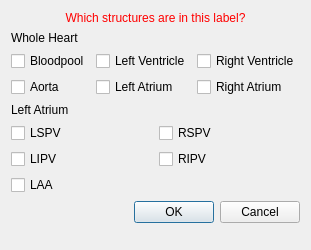
<?xml version="1.0" encoding="UTF-8"?>
<ui version="4.0">
 <class>FourChamberViewIdentifyLabels</class>
 <widget class="QWidget" name="FourChamberViewIdentifyLabels">
  <property name="geometry">
   <rect>
    <x>0</x>
    <y>0</y>
    <width>291</width>
    <height>250</height>
   </rect>
  </property>
  <property name="sizePolicy">
   <sizepolicy hsizetype="Preferred" vsizetype="Minimum">
    <horstretch>0</horstretch>
    <verstretch>0</verstretch>
   </sizepolicy>
  </property>
  <property name="minimumSize">
   <size>
    <width>0</width>
    <height>196</height>
   </size>
  </property>
  <property name="maximumSize">
   <size>
    <width>16777215</width>
    <height>250</height>
   </size>
  </property>
  <property name="windowTitle">
   <string>Set Values</string>
  </property>
  <layout class="QVBoxLayout" name="verticalLayout">
   <item>
    <widget class="QLabel" name="titleLabel">
     <property name="styleSheet">
      <string notr="true">QLabel { color: rgb(255, 0, 0) }</string>
     </property>
     <property name="text">
      <string>Which structures are in this label?</string>
     </property>
     <property name="alignment">
      <set>Qt::AlignCenter</set>
     </property>
    </widget>
   </item>
   <item>
    <layout class="QGridLayout" name="gridLayout">
     <item row="2" column="1">
      <widget class="QCheckBox" name="check_la">
       <property name="text">
        <string>Left Atrium</string>
       </property>
      </widget>
     </item>
     <item row="2" column="2">
      <widget class="QCheckBox" name="check_ra">
       <property name="text">
        <string>Right Atrium</string>
       </property>
      </widget>
     </item>
     <item row="1" column="1">
      <widget class="QCheckBox" name="check_lv">
       <property name="text">
        <string>Left Ventricle</string>
       </property>
      </widget>
     </item>
     <item row="2" column="0">
      <widget class="QCheckBox" name="check_aorta">
       <property name="text">
        <string>Aorta</string>
       </property>
      </widget>
     </item>
     <item row="1" column="2">
      <widget class="QCheckBox" name="check_rv">
       <property name="text">
        <string>Right Ventricle</string>
       </property>
      </widget>
     </item>
     <item row="1" column="0">
      <widget class="QCheckBox" name="check_bp">
       <property name="text">
        <string>Bloodpool</string>
       </property>
      </widget>
     </item>
     <item row="0" column="0">
      <widget class="QLabel" name="label">
       <property name="text">
        <string>Whole Heart</string>
       </property>
      </widget>
     </item>
    </layout>
   </item>
   <item>
    <layout class="QGridLayout" name="gridLayout_2">
     <item row="2" column="0">
      <widget class="QCheckBox" name="check_lipv">
       <property name="text">
        <string>LIPV</string>
       </property>
      </widget>
     </item>
     <item row="1" column="0">
      <widget class="QCheckBox" name="check_lspv">
       <property name="text">
        <string>LSPV</string>
       </property>
      </widget>
     </item>
     <item row="0" column="0">
      <widget class="QLabel" name="label_2">
       <property name="text">
        <string>Left Atrium</string>
       </property>
      </widget>
     </item>
     <item row="1" column="1">
      <widget class="QCheckBox" name="check_rspv">
       <property name="text">
        <string>RSPV</string>
       </property>
      </widget>
     </item>
     <item row="2" column="1">
      <widget class="QCheckBox" name="check_ripv">
       <property name="text">
        <string>RIPV</string>
       </property>
      </widget>
     </item>
     <item row="3" column="0">
      <widget class="QCheckBox" name="check_laa">
       <property name="text">
        <string>LAA</string>
       </property>
      </widget>
     </item>
    </layout>
   </item>
   <item>
    <widget class="QDialogButtonBox" name="buttonBox">
     <property name="standardButtons">
      <set>QDialogButtonBox::Cancel|QDialogButtonBox::Ok</set>
     </property>
    </widget>
   </item>
   <item>
    <spacer name="verticalSpacer">
     <property name="orientation">
      <enum>Qt::Vertical</enum>
     </property>
     <property name="sizeHint" stdset="0">
      <size>
       <width>20</width>
       <height>40</height>
      </size>
     </property>
    </spacer>
   </item>
  </layout>
 </widget>
 <layoutdefault spacing="6" margin="11"/>
 <resources/>
 <connections/>
</ui>
